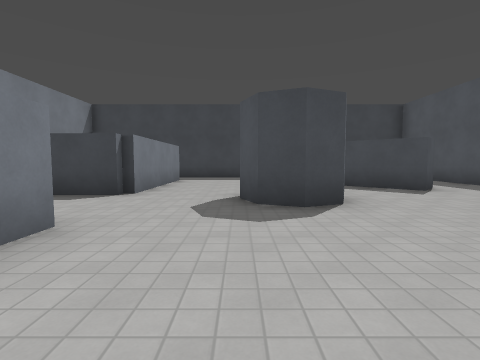
view 1 (above)

24 first-person views from a walk through a Godot game level. The camera is 1.4 m above the floor, tilts 4° down and sees 85° across. The floor is counted in squares, 2 m on a side. Each view is taken from the middle of a square. On the plan, view 1 faces up. The plan holds only what a view shows up to about 9 squares ahead; the rest is blank. Surface patterns are stand-ins for the level's own textures.

view 2
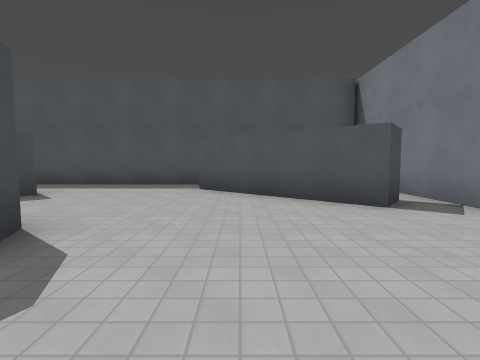

view 3
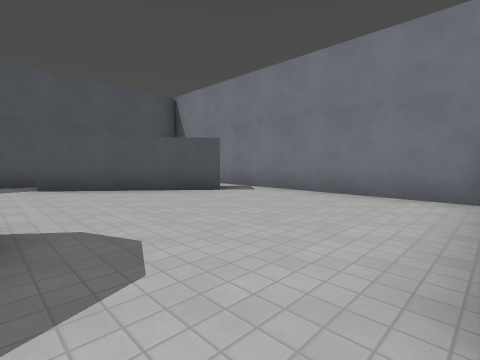

view 4
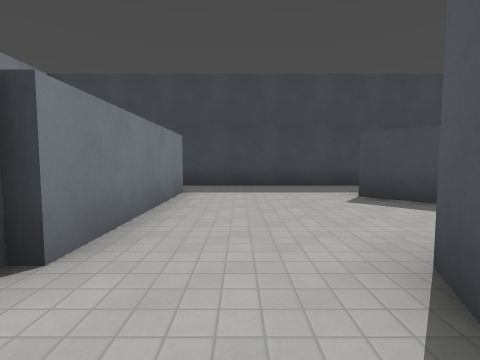

view 5
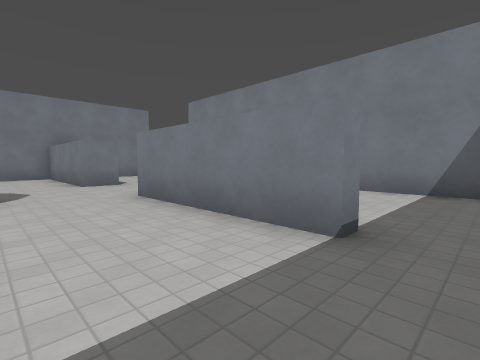

view 6
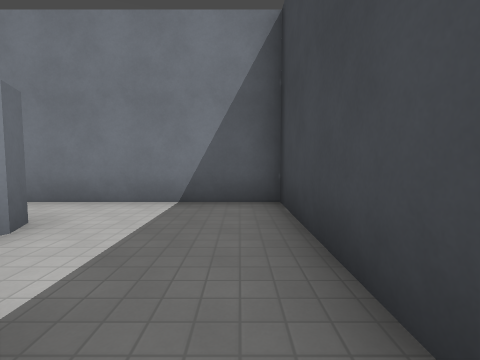

view 7
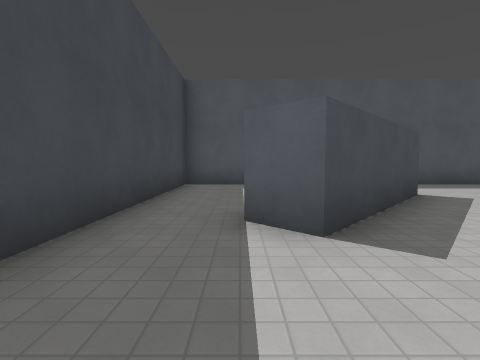

view 8
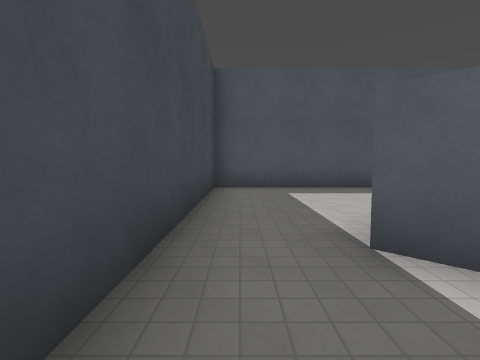

view 9
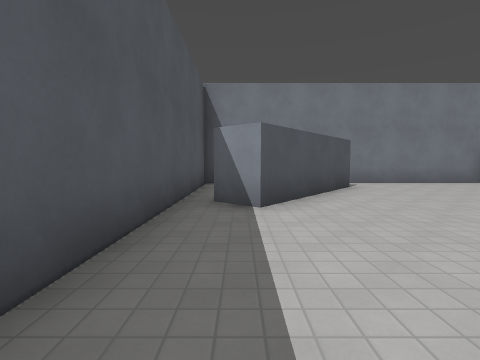

view 10
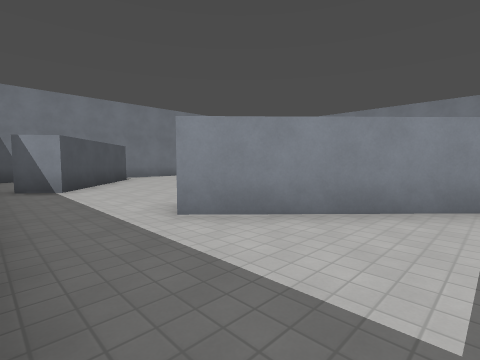

view 11
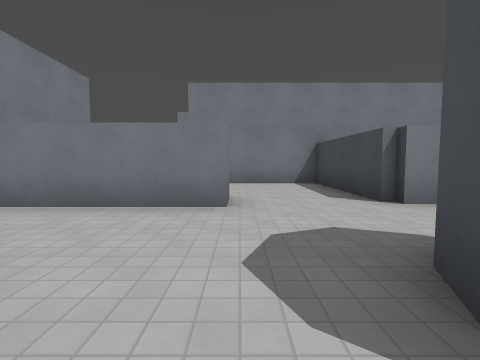

view 12
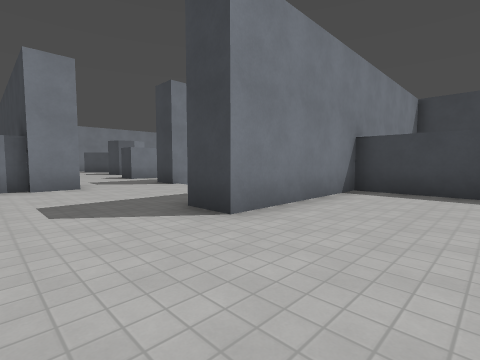

view 13
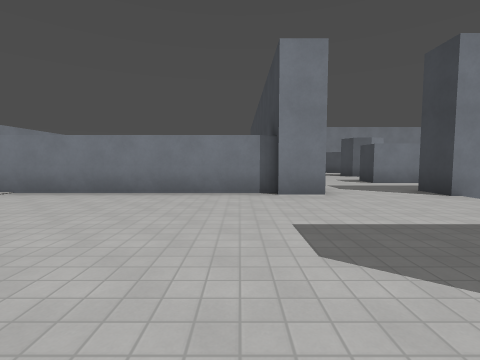

view 14
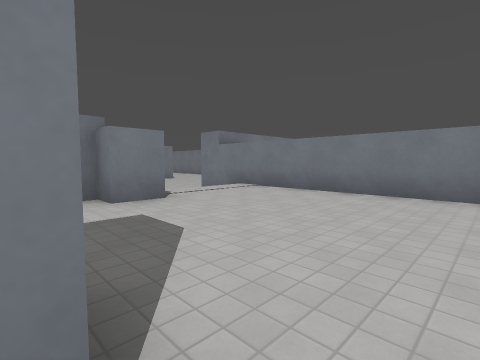

view 15
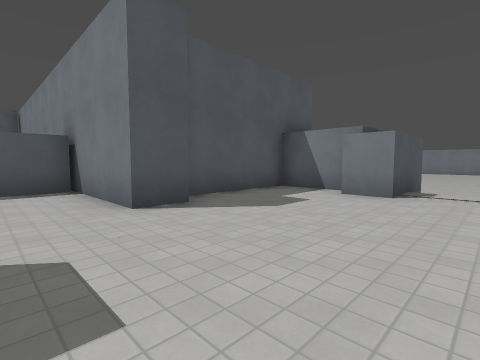

view 16
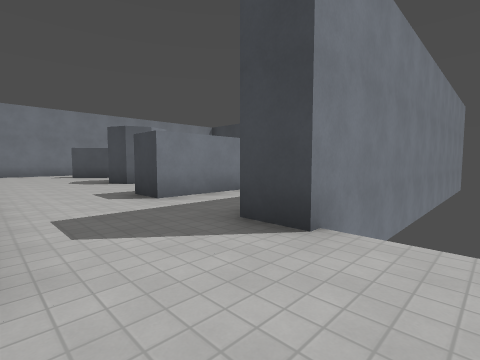

view 17
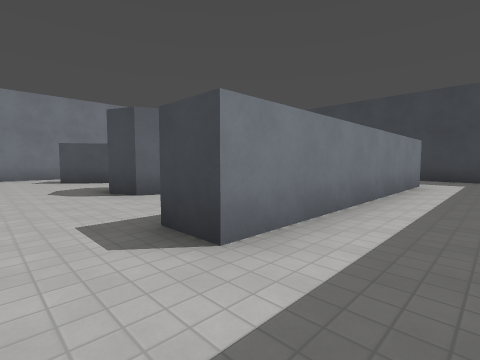

view 18
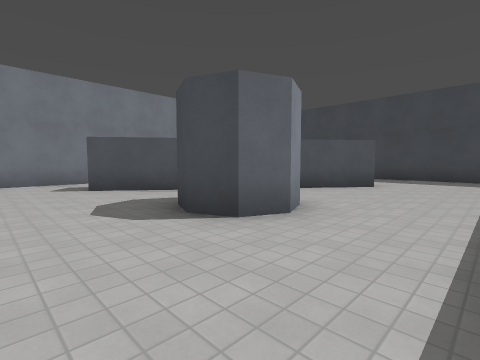

view 19
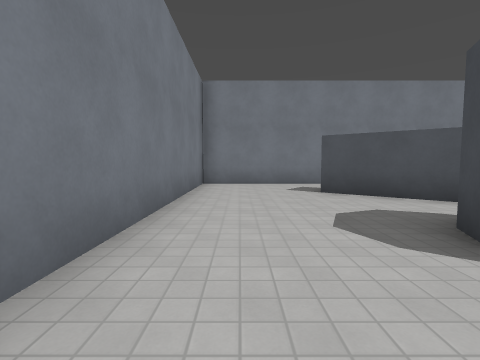

view 20
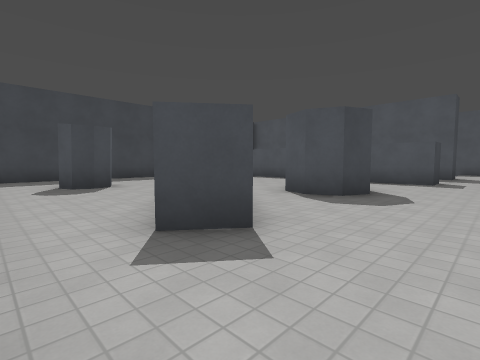

view 21
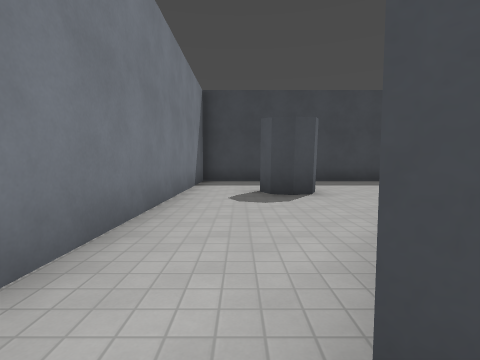

view 22
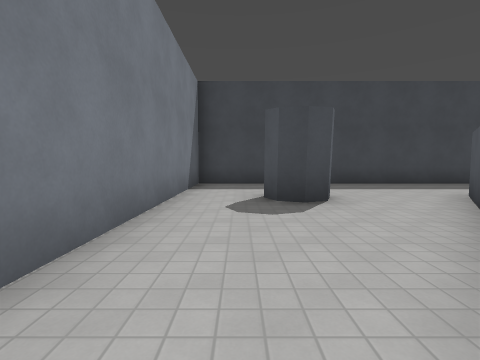

view 23
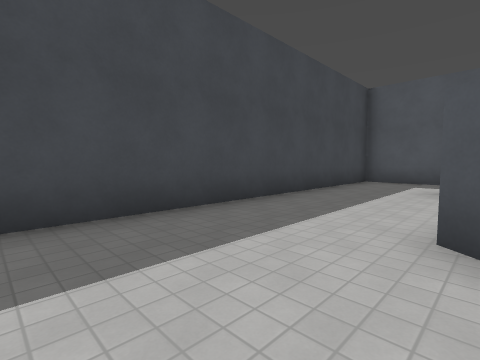

view 24
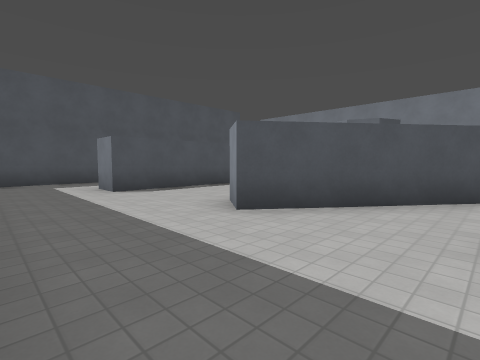

### Floor plan
Points are (right, up) in squares from view 1. A wall is a line through its corners. A room is listed if a view was taken in it or the views show most of it. See-through windows are left out.
Room 1 (views 1, 2, 9, 11)
walls: (1.8, 4.3) (1, 4); (3.8, -1) (3, -0.3) (5.7, 3); (7.2, 3.6) (7.2, 7.5); (5.2, 7) (4.5, 6.3); (-2, 2.8) (-2, -0.8); (-1.9, -1.6) (4, -1.6)
ways out: opening at (2, 5.2) to room 2; opening at (7, 7) to room 3; opening at (7, 4) to room 5; gap at (4, -1) to room 5
Room 2 (views 3, 4, 5, 6, 7, 8)
walls: (-2.8, 10) (-2.3, 10) (-2.3, 5.5); (1, 4) (0.3, 4.3) (0, 5) (0.3, 5.7); (4.5, 6.3) (1.4, 9.2) (2.1, 9.9) (5.2, 7); (-5.1, 8.5) (-4.5, 8.8); (4.5, 11.7) (-6.5, 11.7) (-6.5, 8.5)
ways out: opening at (2, 5.2) to room 1; opening at (4.8, 9.5) to room 3; opening at (-3, 3.5) to room 4; opening at (-6, 8)
Room 3 (view 10)
walls: (7.2, 7.5) (7.2, 11.7) (4.5, 11.7)
ways out: opening at (7, 7) to room 1; opening at (4.8, 9.5) to room 2
Room 4 (views 12, 13, 14, 15, 16, 17, 18, 19, 20, 21, 22, 23, 24)
walls: (-8.5, -8.1) (-8.5, -5.6) (-7.5, -5.6) (-7.5, -6.3) (-5.5, -6.3) (-5.5, -3); (-6.1, -2.6) (-6.1, -1.6) (-2.5, -1.6); (-11.8, -0.1) (-11.8, -8); (-3, -1.5) (-3, -0.2); (-11.5, 0.9) (-11.5, -0.2); (-3.1, 2.8) (-2, 2.8); (-2.3, 5.5) (-6.5, 5.5) (-6.5, 1.4) (-7.6, 1.4); (-18.3, 5.8) (-18, 5) (-18.3, 4.3) (-19, 4) (-19.7, 4.3) (-20, 5) (-19.7, 5.8); (-15.6, 7) (-15.6, 10.8) (-14.6, 10.8) (-14.6, 3.3) (-15.6, 3.3) (-15.6, 5.1); (-21.5, 5.8) (-23, 3.8) (-23.8, 4.5); (-12.3, 10) (-12.3, 13.1); (-21.8, 7) (-19.3, 10.4) (-18.5, 9.8) (-19.8, 8); (-11.3, 12.5) (-11.3, 3.3) (-12.4, 3.3); (-22.2, 10.1) (-22.4, 9.6) (-22.9, 9.4) (-23.3, 9.6) (-23.6, 10.2); (-12.6, 13.4) (-25.3, 13.4) (-25.3, 0.8) (-18.2, 0.8)
ways out: opening at (-3, 3.5) to room 2
Room 5 (no view inside)
walls: (4, -1.6) (7.2, -1.6) (7.2, 3.6); (5.7, 3) (6.5, 2.3)
ways out: opening at (7, 4) to room 1; gap at (4, -1) to room 1

Where each view was taken, in squares from view 1:
view 1: 0 up, 0 right, facing up
view 2: 2 up, 1 left, facing right
view 3: 4 up, 2 left, facing down-right
view 4: 4 up, 1 left, facing up
view 5: 11 up, 0 right, facing down-left
view 6: 11 up, 2 left, facing left
view 7: 10 up, 1 left, facing right
view 8: 11 up, 0 right, facing right
view 9: 7 up, 6 right, facing down
view 10: 10 up, 7 right, facing down-left
view 11: 3 up, 2 right, facing left
view 12: 1 down, 4 left, facing up-left
view 13: 1 down, 6 left, facing left
view 14: 1 down, 6 left, facing down-left
view 15: 0 up, 10 left, facing down-right
view 16: 1 up, 10 left, facing up-left
view 17: 2 up, 13 left, facing up-left
view 18: 2 up, 16 left, facing up-left
view 19: 2 up, 17 left, facing left
view 20: 2 up, 25 left, facing up-right
view 21: 4 up, 24 left, facing up
view 22: 5 up, 24 left, facing up
view 23: 10 up, 22 left, facing up-right
view 24: 13 up, 22 left, facing down-right
